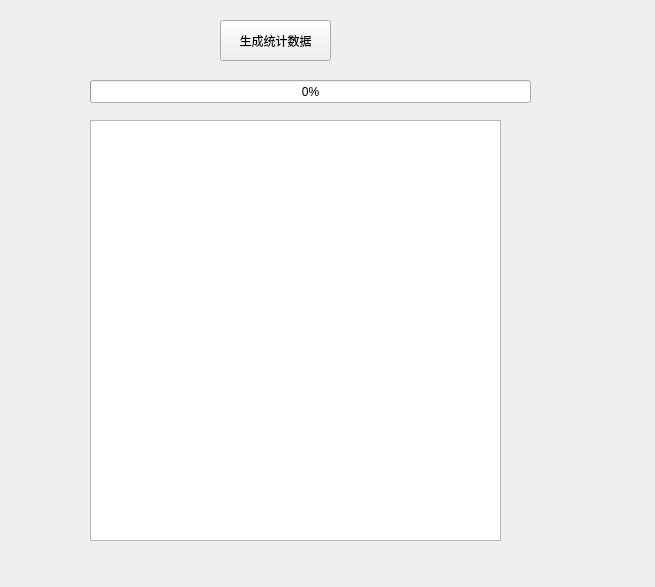
<ui version="4.0" >
 <class>BasicManageDialogClass</class>
 <widget class="QWidget" name="BasicManageDialogClass" >
  <property name="geometry" >
   <rect>
    <x>0</x>
    <y>0</y>
    <width>655</width>
    <height>587</height>
   </rect>
  </property>
  <property name="windowTitle" >
   <string>BasicManageDialog</string>
  </property>
  <widget class="QPushButton" name="pushButton" >
   <property name="geometry" >
    <rect>
     <x>220</x>
     <y>20</y>
     <width>111</width>
     <height>41</height>
    </rect>
   </property>
   <property name="text" >
    <string>生成统计数据</string>
   </property>
  </widget>
  <widget class="QListWidget" name="listWidget" >
   <property name="geometry" >
    <rect>
     <x>90</x>
     <y>120</y>
     <width>411</width>
     <height>421</height>
    </rect>
   </property>
  </widget>
  <widget class="QProgressBar" name="progressBar" >
   <property name="geometry" >
    <rect>
     <x>90</x>
     <y>80</y>
     <width>441</width>
     <height>23</height>
    </rect>
   </property>
   <property name="value" >
    <number>0</number>
   </property>
  </widget>
 </widget>
 <layoutdefault spacing="6" margin="11" />
 <resources/>
 <connections/>
</ui>
